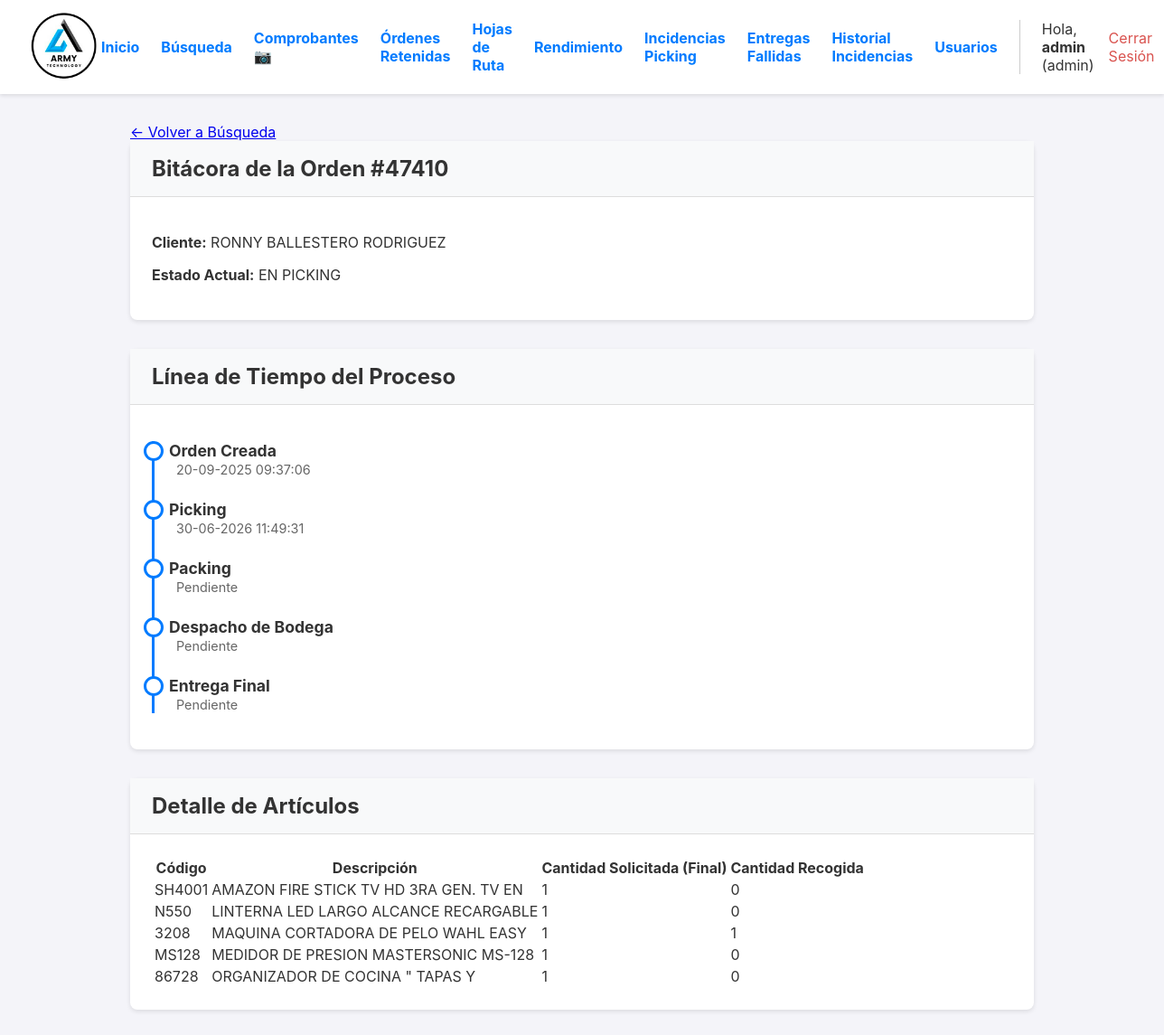
Before: /orden/12/bitacora (signed in) with the older database file.
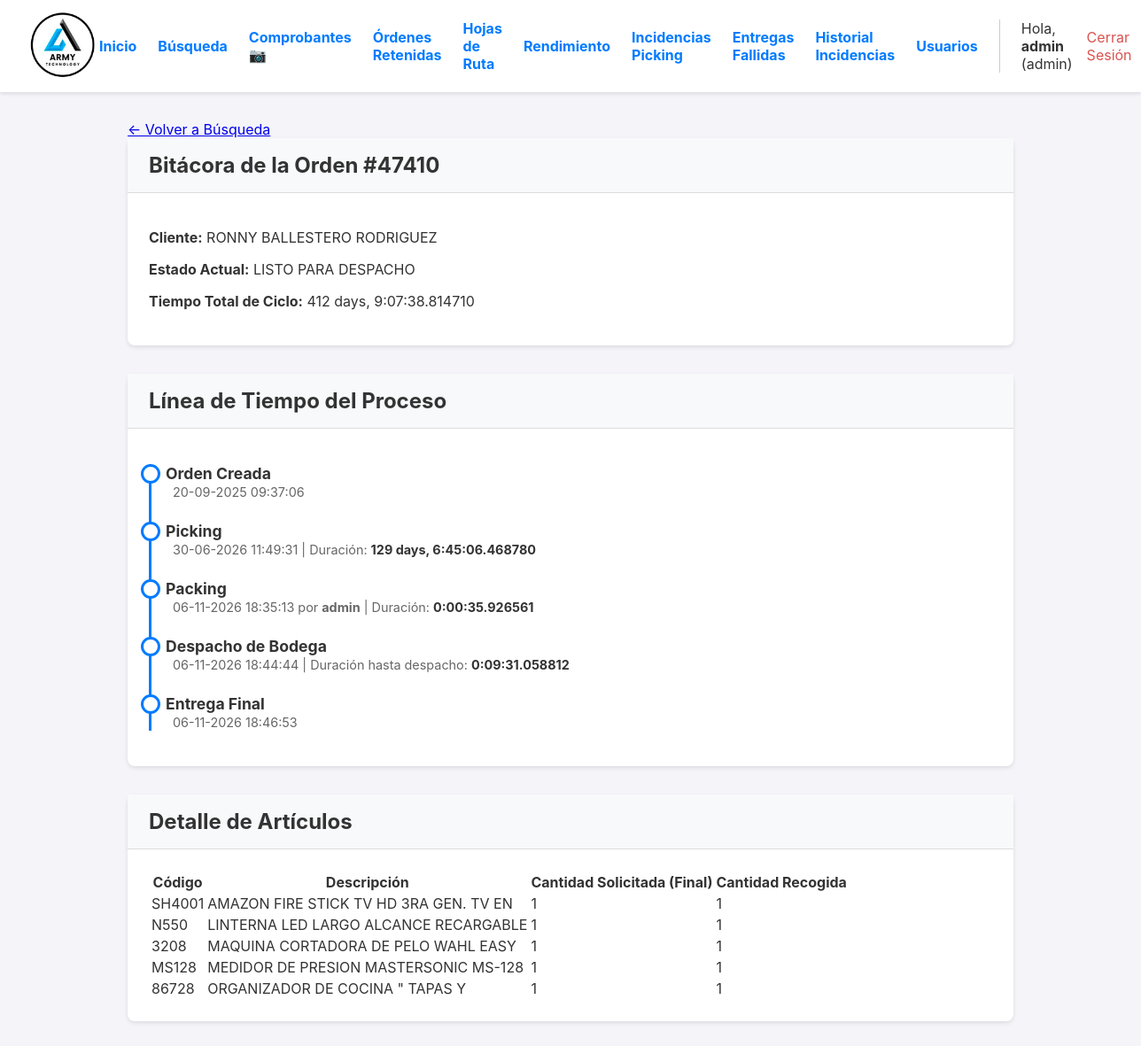
After: the same page with the newer database file.
### app.py (models this page shows, shortened)
class Orden(db.Model):
    id = db.Column(db.Integer, primary_key=True)
    numero_pedido = db.Column(db.String(50), unique=True, nullable=False)
    cliente_nombre = db.Column(db.String(200), nullable=False)
    cliente_direccion = db.Column(db.String(300), nullable=True)
    estado = db.Column(db.String(30), nullable=False, default='PENDIENTE')
    fecha_creacion = db.Column(db.DateTime, nullable=False, default=datetime.datetime.utcnow)
    lote_id = db.Column(db.Integer, db.ForeignKey('lote_picking.id'), nullable=True)
    items = db.relationship('ItemOrden', backref='orden', lazy=True, cascade="all, delete-orphan")
    fecha_inicio_picking = db.Column(db.DateTime, nullable=True)
    fecha_fin_picking = db.Column(db.DateTime, nullable=True)
    fecha_fin_packing = db.Column(db.DateTime, nullable=True)
    fecha_despacho = db.Column(db.DateTime, nullable=True)
    packer_id = db.Column(db.Integer, db.ForeignKey('user.id', ondelete='SET NULL'), nullable=True)
    packer = db.relationship('User', foreign_keys=[packer_id])
    devolucion_confirmada = db.Column(db.Boolean, default=False, nullable=False)
    bultos = db.relationship('Bulto', backref='orden', cascade="all, delete-orphan")
    hoja_de_ruta_id = db.Column(db.Integer, db.ForeignKey('hoja_de_ruta.id'), nullable=True)
    destino_id = db.Column(db.Integer, db.ForeignKey('destino.id'), nullable=True)
    destino = db.relationship('Destino', backref='ordenes')
    guia_encomienda = db.Column(db.String(100), nullable=True)
    nota_entrega = db.Column(db.Text, nullable=True)
    fecha_entrega_final = db.Column(db.DateTime, nullable=True)
    nota_bodega = db.Column(db.Text, nullable=True)
    foto_guia_url = db.Column(db.String(500), nullable=True)

class ItemOrden(db.Model):
    id = db.Column(db.Integer, primary_key=True)
    orden_id = db.Column(db.Integer, db.ForeignKey('orden.id'), nullable=False)
    codigo_articulo = db.Column(db.String(100), nullable=False)
    descripcion_articulo = db.Column(db.String(300), nullable=False)
    cantidad_solicitada = db.Column(db.Integer, nullable=False)
    cantidad_recogida = db.Column(db.Integer, nullable=False, default=0)
    cantidad_empacada = db.Column(db.Integer, nullable=False, default=0)
    tiene_incidencia = db.Column(db.Boolean, default=False, nullable=False)
    tipo_incidencia = db.Column(db.String(50), nullable=True)
    nota_incidencia = db.Column(db.Text, nullable=True)
    ubicacion = db.Column(db.String(100), nullable=True)

class User(UserMixin, db.Model):
    id = db.Column(db.Integer, primary_key=True)
    username = db.Column(db.String(80), unique=True, nullable=False)
    password_hash = db.Column(db.String(256), nullable=False)
    role = db.Column(db.String(20), nullable=False, default='operario')

### app.py (the view)
@app.route('/orden/<int:orden_id>/bitacora')
@login_required
@logistica_required # Cambiado a logistica_required para que operarios también puedan verla
def bitacora_orden(orden_id):
    options_list = [
        joinedload(Orden.lote).joinedload(LotePicking.operario),
        joinedload(Orden.packer),
        subqueryload(Orden.items).joinedload(ItemOrden.historial_incidencias),
        joinedload(Orden.hoja_de_ruta).joinedload(HojaDeRuta.conductor) # <-- NUEVA LÍNEA
    ]
    orden = db.session.get(Orden, orden_id, options=options_list)
    if not orden:
        flash('Orden no encontrada.', 'error')
        return redirect(url_for('reportes_y_busqueda'))
    duraciones = {}
    if orden.fecha_inicio_picking and orden.fecha_fin_picking:
        duraciones['picking'] = orden.fecha_fin_picking - orden.fecha_inicio_picking
    if orden.fecha_fin_picking and orden.fecha_fin_packing:
        duraciones['packing'] = orden.fecha_fin_packing - orden.fecha_fin_picking
    if orden.fecha_fin_packing and orden.fecha_despacho:
        duraciones['despacho'] = orden.fecha_despacho - orden.fecha_fin_packing
    if orden.fecha_creacion and orden.fecha_despacho:
        duraciones['total'] = orden.fecha_despacho - orden.fecha_creacion
    return render_template('bitacora_orden.html', orden=orden, duraciones=duraciones)

### app.py (called while the page is built)
def logistica_required(f):
    @wraps(f)
    def decorated_function(*args, **kwargs):
        if not current_user.is_authenticated or current_user.role not in ['admin', 'operario', 'garantias']:
            flash('Se requiere rol de Administrador, Operario o Garantías para acceder a esta página.', 'error')
            return redirect(url_for('dashboard'))
        return f(*args, **kwargs)
    return decorated_function

@login_manager.user_loader
def load_user(user_id):
    return db.session.get(User, int(user_id))

@app.template_filter('localtime')
def to_localtime_filter(utc_datetime):
    if not utc_datetime: return ""
    local_tz = pytz.timezone('America/Costa_Rica')
    local_dt = utc_datetime.replace(tzinfo=pytz.utc).astimezone(local_tz)
    return local_dt.strftime('%d-%m-%Y %H:%M:%S')

### templates/bitacora_orden.html (shortened to what the changed rows need)
{% extends "layout.html" %}
{% block content %}
<div class="bitacora-container">
    <div class="card">
        <div class="card-header">
            <h2>Bitácora de la Orden #{{ orden.numero_pedido }}</h2>
        </div>
        <div class="card-body">
            <p><strong>Cliente:</strong> {{ orden.cliente_nombre }}</p>
            <p><strong>Estado Actual:</strong> <span class="estado estado-{{ orden.estado }}">{{ orden.estado.replace('_', ' ') }}</span></p>
            {% if duraciones.total %}
            <p><strong>Tiempo Total de Ciclo:</strong> <span class="duracion">{{ duraciones.total }}</span></p>
            {% endif %}
        </div>
    </div>
    <div class="card">
        <div class="card-header"><h2>Línea de Tiempo del Proceso</h2></div>
        <div class="card-body">
            <ul class="timeline">
                <li class="timeline-item">
                    <div class="timeline-title">Orden Creada</div>
                    <span class="timeline-meta">{{ orden.fecha_creacion | localtime }}</span>
                </li>
                <li class="timeline-item">
                    <div class="timeline-title">Picking</div>
                    <span class="timeline-meta">
                        {{ orden.fecha_inicio_picking | localtime if orden.fecha_inicio_picking else 'Pendiente' }}
                        {% if duraciones.picking %} | Duración: <span class="duracion">{{ duraciones.picking }}</span>{% endif %}
                    </span>
                </li>
                <li class="timeline-item">
                    <div class="timeline-title">Packing</div>
                    <span class="timeline-meta">
                        {{ orden.fecha_fin_packing | localtime if orden.fecha_fin_packing else 'Pendiente' }}
                        {% if orden.packer %} por <strong>{{ orden.packer.username }}</strong>{% endif %}
                        {% if duraciones.packing %} | Duración: <span class="duracion">{{ duraciones.packing }}</span>{% endif %}
                    </span>
                </li>
                <li class="timeline-item">
                    <div class="timeline-title">Despacho de Bodega</div>
                     <span class="timeline-meta">
                        {{ orden.fecha_despacho | localtime if orden.fecha_despacho else 'Pendiente' }}
                        {% if duraciones.despacho %} | Duración hasta despacho: <span class="duracion">{{ duraciones.despacho }}</span>{% endif %}
                    </span>
                </li>
                <li class="timeline-item" style="padding-bottom:0;">
                    <div class="timeline-title">Entrega Final</div>
                    <span class="timeline-meta">
                        {% if orden.fecha_entrega_final %}
                            {{ orden.fecha_entrega_final | localtime }}
                        {% elif orden.hoja_de_ruta and orden.hoja_de_ruta.fecha_finalizacion %}
                            {{ orden.hoja_de_ruta.fecha_finalizacion | localtime }}
                        {% else %}
                            Pendiente
                        {% endif %}
                    </span>
                </li>
            </ul>
        </div>
    </div>
    <div class="card">
        <div class="card-header"><h2>Detalle de Artículos</h2></div>
        <div class="card-body">
            <table class="kpi-table">
                <thead>
                    <tr>
                        <th>Código</th>
                        <th>Descripción</th>
                        <th>Cantidad Solicitada (Final)</th>
                        <th>Cantidad Recogida</th>
                    </tr>
                </thead>
                <tbody>
                    {% for item in orden.items %}
                    <tr>
                        <td>{{ item.codigo_articulo }}</td>
                        <td>{{ item.descripcion_articulo }}</td>
                        <td>{{ item.cantidad_solicitada }}</td>
                        <td>{{ item.cantidad_recogida }}</td>
                    </tr>
                    {% endfor %}
                </tbody>
            </table>
        </div>
    </div>
</div>
{% endblock %}

### templates/layout.html (shortened to what this page needs)
<!DOCTYPE html>
<html lang="es">
<head>
</head>
<body>
    <header>
        <div class="logo">
            <a href="{{ url_for('dashboard') }}">
                <img src="{{ url_for('static', filename='img/logo.png') }}" alt="Logo de la Empresa">
            </a>
        </div>
        <nav class="nav">
             {% if current_user.is_authenticated %}
                {% if current_user.role == 'admin' %}
                    <div class="nav-admin-links">
                        <a href="{{ url_for('dashboard') }}">Inicio</a>
                        <a href="{{ url_for('reportes_y_busqueda') }}">Búsqueda</a>
                        <a href="{{ url_for('galeria_comprobantes') }}">Comprobantes 📷</a>
                        <a href="{{ url_for('ordenes_retenidas') }}">Órdenes Retenidas</a>
                        <a href="{{ url_for('gestionar_rutas') }}">Hojas de Ruta</a>
                        <a href="{{ url_for('reporte_operarios') }}">Rendimiento</a>
                        <a href="{{ url_for('gestionar_incidencias') }}" class="nav-link-with-badge">
                            Incidencias Picking
                        </a>
                        <a href="{{ url_for('gestionar_entregas_fallidas') }}" class="nav-link-with-badge">
                            Entregas Fallidas
                        </a>
                        <a href="{{ url_for('historial_incidencias') }}">Historial Incidencias</a>
                        <a href="{{ url_for('gestionar_usuarios') }}">Usuarios</a>
                    </div>
                {% endif %}
                <div class="user-info">
                    <span>Hola, <strong>{{ current_user.username }}</strong> ({{ current_user.role }})</span>
                    <a href="{{ url_for('logout') }}" style="color: #d9534f;">Cerrar Sesión</a>
                </div>
             {% endif %}
        </nav>
    </header>
    <main>
        {% block content %}{% endblock %}
    </main>
</body>
</html>

Changed rows visible on the page:
shown differently, row unchanged: User "admin": packer.username (not shown) → "admin"
changed Orden "RONNY BALLESTERO RODRIGUEZ": estado.replace "EN PICKING" → "LISTO PARA DESPACHO"; fecha_fin_packing "Pendiente" → "06-11-2026 18:35:13"; fecha_despacho "Pendiente" → "06-11-2026 18:44:44"; fecha_entrega_final (not shown) → "06-11-2026 18:46:53"
changed ItemOrden "SH4001": cantidad_recogida "0" → "1"
changed ItemOrden "LINTERNA LED LARGO ALCANCE RECARGABLE": cantidad_recogida "0" → "1"
changed ItemOrden "MS128": cantidad_recogida "0" → "1"
changed ItemOrden "ORGANIZADOR DE COCINA \" TAPAS Y": cantidad_recogida "0" → "1"
Other visible differences:
{{ duraciones.total }}: (not shown) → "412 days, 9:07:38.814710"
{{ duraciones.picking }}: (not shown) → "129 days, 6:45:06.468780"
{{ duraciones.packing }}: (not shown) → "0:00:35.926561"
{{ duraciones.despacho }}: (not shown) → "0:09:31.058812"
text no longer shown: "Pendiente"
text now shown: "Tiempo Total de Ciclo: | Duración: por | Duración: | Duración hasta despacho:"
